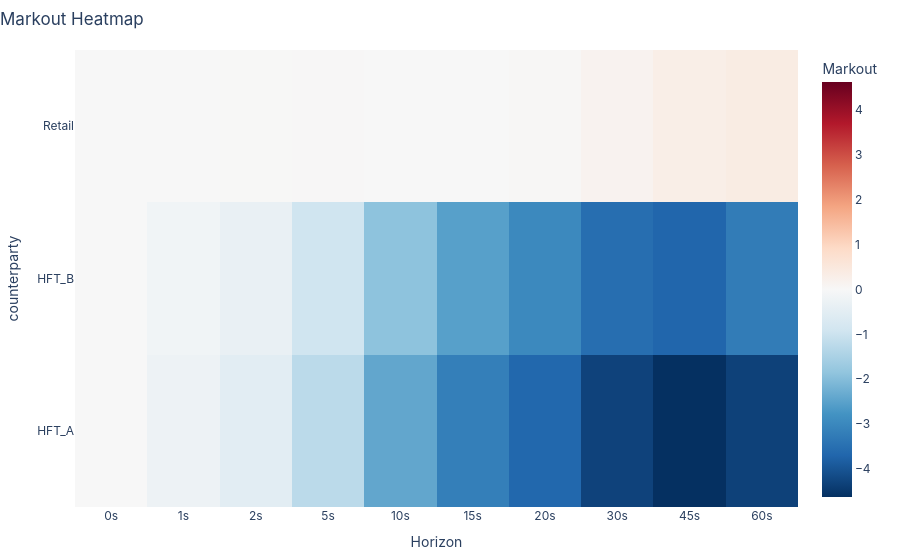

Notebook cell for this chart:
### Markdown cell above
## Heatmap

A heatmap gives a compact view of markout levels
across counterparties and horizons.

### Code cell
result.plot.heatmap(by="counterparty")

### Figure 1 — Plotly figure (JSON) as saved in the notebook; plotly's stock layout.template omitted (floating-point values rounded to 4 significant figures)
{"data": [{"colorbar": {"title": {"text": "Markout"}}, "colorscale": [[0, "rgb(5,48,97)"], [0.1, "rgb(33,102,172)"], [0.2, "rgb(67,147,195)"], [0.3, "rgb(146,197,222)"], [0.4, "rgb(209,229,240)"], [0.5, "rgb(247,247,247)"], [0.6, "rgb(253,219,199)"], [0.7, "rgb(244,165,130)"], [0.8, "rgb(214,96,77)"], [0.9, "rgb(178,24,43)"], [1, "rgb(103,0,31)"]], "type": "heatmap", "x": ["0s", "1s", "2s", "5s", "10s", "15s", "20s", "30s", "45s", "60s"], "y": ["HFT_A", "HFT_B", "Retail"], "z": [[0.0, -0.2529, -0.5222, -1.242, -2.417, -3.191, -3.665, -4.31, -4.626, -4.327], [0.0, -0.1599, -0.342, -0.939, -1.892, -2.539, -2.977, -3.528, -3.697, -3.242], [0.0, 0.003256, 0.01018, 0.02155, -0.002196, -0.002457, 0.04101, 0.1609, 0.306, 0.378]], "zmax": 4.626, "zmid": 0, "zmin": -4.626}], "layout": {"font": {"family": "Inter, system-ui, sans-serif", "size": 12}, "hovermode": "x unified", "margin": {"b": 50, "l": 60, "r": 30, "t": 50}, "title": {"text": "Markout Heatmap", "x": 0, "xanchor": "left"}, "xaxis": {"title": {"text": "Horizon"}}, "yaxis": {"title": {"text": "counterparty"}}}}
